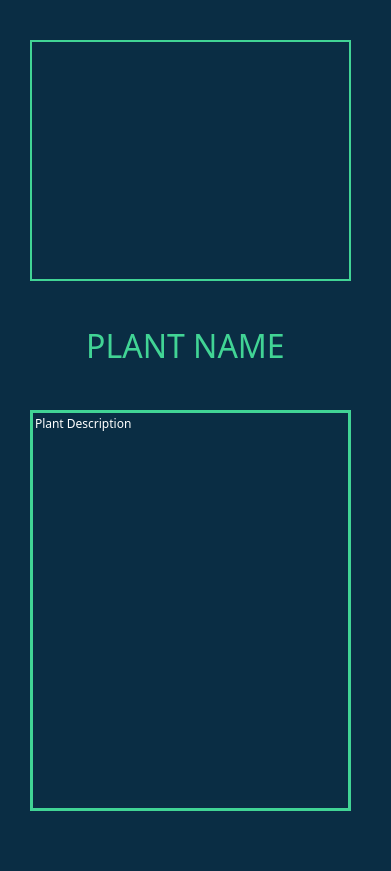
   <widget class="QFrame" name="frame_17">
    <property name="geometry">
     <rect>
      <x>1540</x>
      <y>50</y>
      <width>391</width>
      <height>871</height>
     </rect>
    </property>
    <property name="styleSheet">
     <string notr="true">background-color: #0A2D44</string>
    </property>
    <property name="frameShape">
     <enum>QFrame::NoFrame</enum>
    </property>
    <property name="frameShadow">
     <enum>QFrame::Plain</enum>
    </property>
    <widget class="QLabel" name="labelDescription">
     <property name="geometry">
      <rect>
       <x>30</x>
       <y>410</y>
       <width>321</width>
       <height>401</height>
      </rect>
     </property>
     <property name="font">
      <font>
       <family>Quicksand Medium</family>
      </font>
     </property>
     <property name="styleSheet">
      <string notr="true">border: 3px solid rgb(65, 212, 149);
color: rgb(255, 255, 255);
line-height: 150%;</string>
     </property>
     <property name="frameShape">
      <enum>QFrame::StyledPanel</enum>
     </property>
     <property name="frameShadow">
      <enum>QFrame::Sunken</enum>
     </property>
     <property name="lineWidth">
      <number>1</number>
     </property>
     <property name="text">
      <string>Plant Description</string>
     </property>
     <property name="scaledContents">
      <bool>false</bool>
     </property>
     <property name="alignment">
      <set>Qt::AlignLeading|Qt::AlignLeft|Qt::AlignTop</set>
     </property>
     <property name="wordWrap">
      <bool>true</bool>
     </property>
     <property name="indent">
      <number>2</number>
     </property>
    </widget>
    <widget class="QLabel" name="labelImage">
     <property name="geometry">
      <rect>
       <x>30</x>
       <y>40</y>
       <width>321</width>
       <height>241</height>
      </rect>
     </property>
     <property name="focusPolicy">
      <enum>Qt::TabFocus</enum>
     </property>
     <property name="styleSheet">
      <string notr="true">border: 2px solid rgb(65, 212, 149);</string>
     </property>
     <property name="frameShape">
      <enum>QFrame::StyledPanel</enum>
     </property>
     <property name="frameShadow">
      <enum>QFrame::Raised</enum>
     </property>
     <property name="lineWidth">
      <number>3</number>
     </property>
     <property name="text">
      <string/>
     </property>
     <property name="pixmap">
      <pixmap>../../.designer/backup/PeaceLily.jpg</pixmap>
     </property>
     <property name="scaledContents">
      <bool>true</bool>
     </property>
    </widget>
    <widget class="QLabel" name="plantname_label">
     <property name="geometry">
      <rect>
       <x>60</x>
       <y>320</y>
       <width>251</width>
       <height>51</height>
      </rect>
     </property>
     <property name="font">
      <font>
       <family>Quicksand</family>
       <pointsize>24</pointsize>
      </font>
     </property>
     <property name="styleSheet">
      <string notr="true">color: rgb(65, 212, 149);</string>
     </property>
     <property name="text">
      <string>PLANT NAME</string>
     </property>
     <property name="alignment">
      <set>Qt::AlignCenter</set>
     </property>
    </widget>
   </widget>
